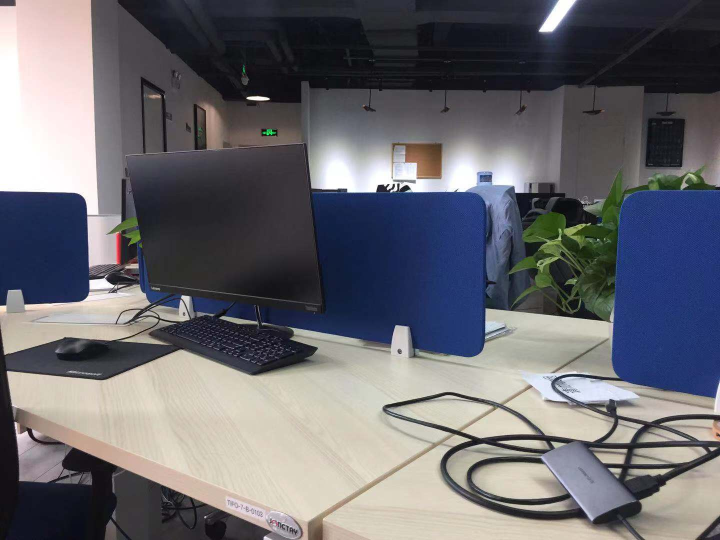
//> input picture testVedio/data/img5.jpg, 1440 x 1080 px (shown at 1/2 size)
$ ./testFeatureDescription   (built with g++ and OpenCV 4)
//> lines starting //> are read from the running program, lines starting //| are printed output that depends on the picture
#include <opencv2/highgui/highgui.hpp>
#include <opencv2/imgproc/imgproc.hpp>
#include <opencv2/features2d/features2d.hpp>
#include <opencv2/core/core.hpp>
#include <iostream>

using namespace std;
using namespace cv;

int main(int argc, char** argv)
{
    Mat img1,img2;
    img1= imread("data/img5.jpg",CV_LOAD_IMAGE_GRAYSCALE);
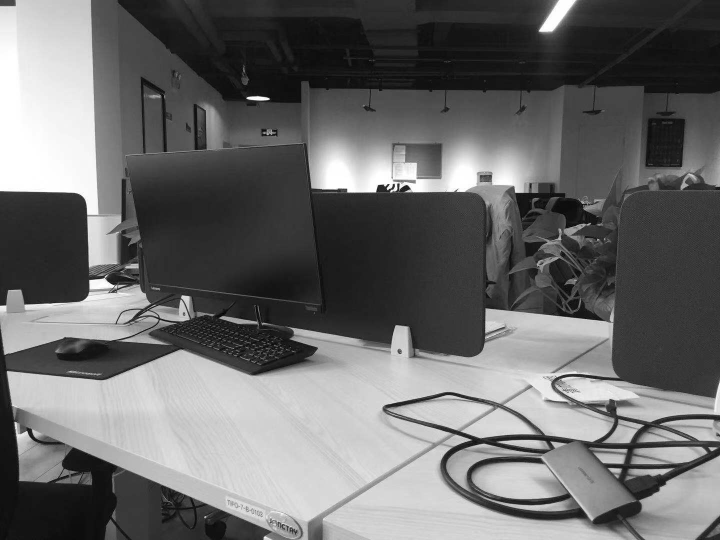
//> img1: 1080 rows x 1440 cols, CV_8UC1 (shown at 1/2 size); min 0, max 255, mean 106.7
    img2= imread("data/img6.jpg",CV_LOAD_IMAGE_GRAYSCALE);
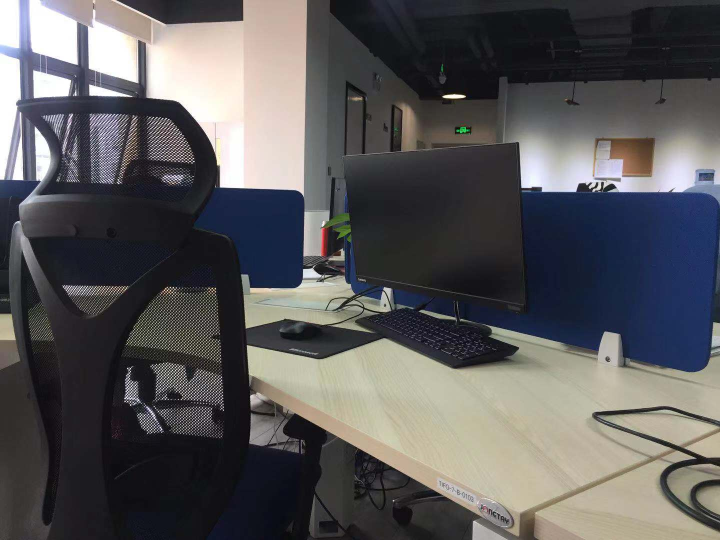
//> input picture testVedio/data/img6.jpg, 1440 x 1080 px (shown at 1/2 size)
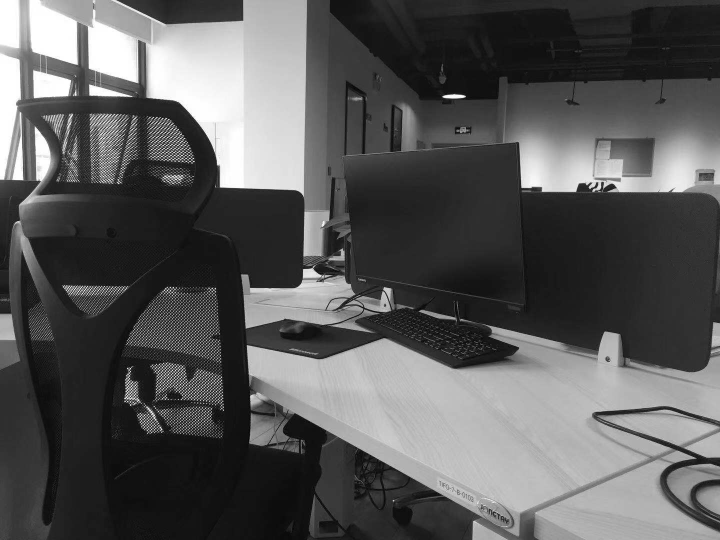
//> img2: 1080 rows x 1440 cols, CV_8UC1 (shown at 1/2 size); min 0, max 255, mean 89.5
    resize(img2,img2,img1.size());

    // detect the keypoint
    // cv::Ptr<cv::FeatureDetector> detector = cv::FeatureDetector::create("");
    cv::Ptr<cv::FeatureDetector> detector = cv::ORB::create();
    std::vector<KeyPoint> keypoint_1,keypoint_2;

    detector->detect(img1,keypoint_1);
//> keypoint_1 = 500 keypoints; strongest (x, y, size): (797, 368, 31), (775, 378, 31), (538, 198, 31), (788, 368, 31)
    detector->detect(img2,keypoint_2);
//> keypoint_2 = 500 keypoints; strongest (x, y, size): (364, 310, 31), (308, 854, 31), (344, 585, 31), (366, 308, 31)

    // calculate the descriptors
    Mat descriptor_1,descriptor_2;
    cv::Ptr<cv::DescriptorExtractor> descriptor = cv::ORB::create();
    descriptor->compute(img1,keypoint_1,descriptor_1);
    descriptor->compute(img2,keypoint_2,descriptor_2);

    // matching descriptor
    // NOTE; 'BruteForce-Hamming' can not be changed to other name
    vector <DMatch> matches;
    cv::Ptr<DescriptorMatcher> matcher = cv::DescriptorMatcher::create("BruteForce-Hamming");
    matcher->match(descriptor_1,descriptor_2,matches);
//> matches = 500 matches

    cout << "fuck matches: " << matches.size() << endl;
//| fuck matches: 500

    // Quick calculation of max and min distances between keypoints
    Mat optimizeMap;
    // optimizeMap = matchMap.clone();
    double max_dist = 0, min_dist = 100;
    for (int i = 0; i < descriptor_1.rows;i++) {
        double dist = matches[i].distance;
        cout << "fuck dist: " << matches[i].distance << endl;
        if (dist > max_dist) max_dist = dist;
        if (dist < min_dist) min_dist = dist;
    }
//> this loop made 500 passes
//> (dist, max_dist, min_dist) on pass 1: (63, 63, 63)
//> (dist, min_dist) on passes 8, 11, 18, 19, 113, 126: (50, 50), (39, 39), (34, 34), (26, 26), (24, 24), (22, 22)
//| fuck dist: 63
//| fuck dist: 64
//| fuck dist: 85
//| fuck dist: 72
//| fuck dist: 66
//| fuck dist: 76
//| fuck dist: 79
//| fuck dist: 50
//> (output is shown up to pass 8 of 500)
//> after the loop, max_dist = 93; min_dist = 16
    cout << "fuck max dist: " << max_dist << "  min dist: " << min_dist << endl;
//| fuck max dist: 93  min dist: 16

    // store the good matches
    std::vector<DMatch> goodMatches;
    for (int i = 0;i<descriptor_1.rows;i++) {
        if (matches[i].distance < 2 * min_dist) {
            goodMatches.push_back(matches[i]);
        }
    }
//> after the loop, goodMatches = 65 matches


    Mat matchMap;
    drawMatches(img1,keypoint_1,img2,keypoint_2,matches,matchMap,Scalar::all(-1));
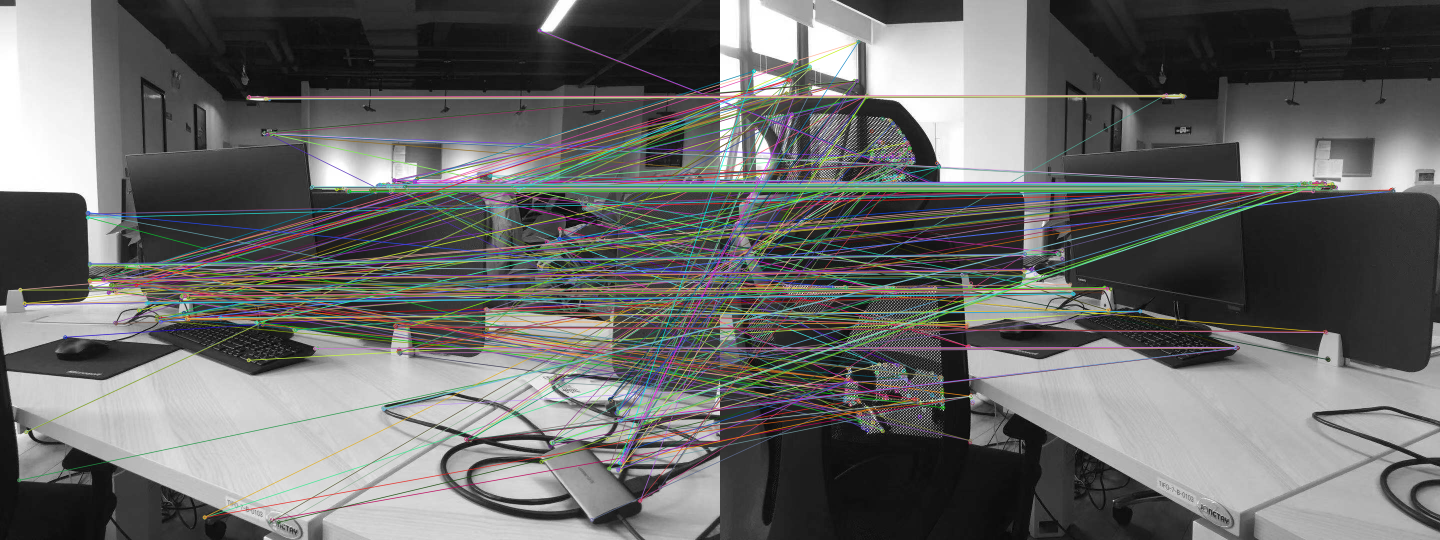
//> matchMap: 1080 rows x 2880 cols, CV_8UC3 (shown at 1/2 size); mean B, G, R 104.1, 105.1, 104.7

    // pyrDown(matchMap,matchMap);
    imshow("match map",matchMap);

    drawMatches(img1,keypoint_1,img2,keypoint_2,goodMatches,optimizeMap,Scalar::all(-1));
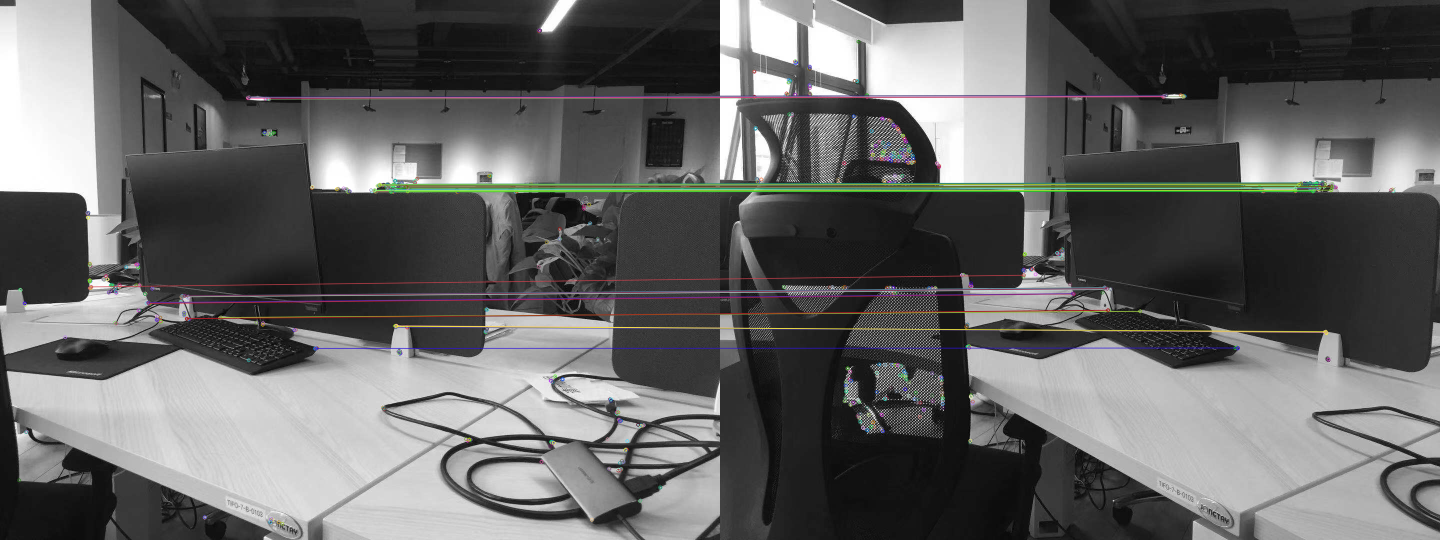
//> optimizeMap: 1080 rows x 2880 cols, CV_8UC3 (shown at 1/2 size); mean B, G, R 98.5, 98.9, 99
    imshow("goodMatches map",optimizeMap);

    waitKey(0);
    return 0;
}
